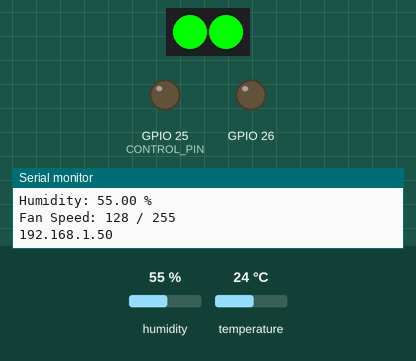
Recording of a program running on a simulated ESP32. On the bench: 2 RGB LEDs in strip order, left to right, output pins drawn as LEDs (lit = HIGH), the last lines printed to the serial monitor. Inputs (shaded band) come from the test bench; at power-on: temperature 24 °C, humidity 55 %. WiFi joins after 1.5 s; servers stay silent unless stated.

Above: at 2.7 s.
2.8 s: temperature set to 24.6 °C
4.8 s: temperature set to 25.4 °C
At 7.0 s:
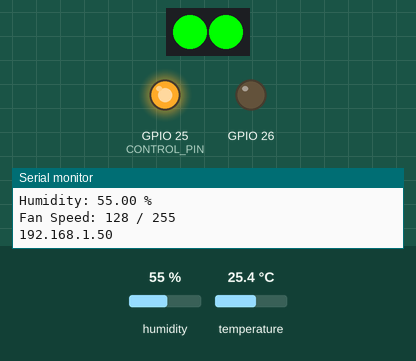
7.3 s: temperature set to 12 °C
At 8.3 s:
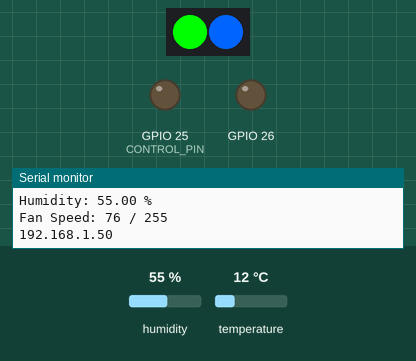
9.5 s: temperature set to 41 °C
At 11.3 s:
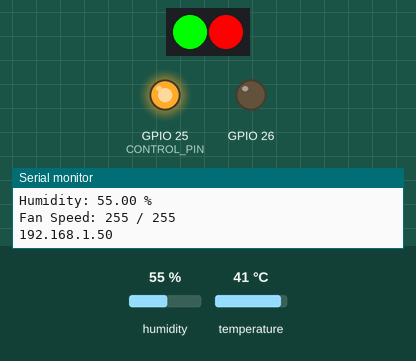
11.6 s: temperature set to 40.4 °C
13.4 s: temperature set to 39.4 °C
At 15.3 s:
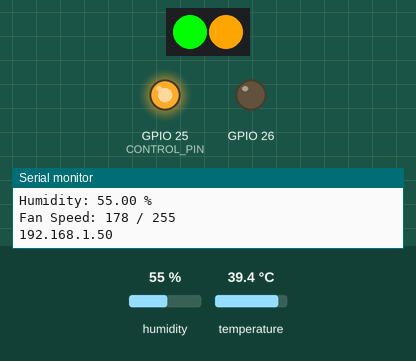
Timing chart, 0 to 16.8 s (numbered marks = the images above; inputs shaded):
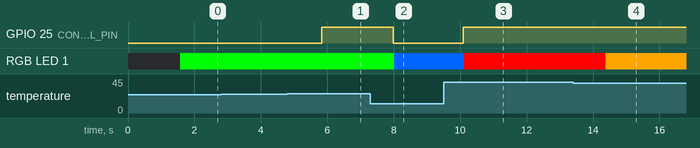

Measured:
- the behaviour switches between 25 and 25.1 °C on temperature (found by bisection; images 0 and 1)
- the behaviour switches between 40 and 39.9 °C on temperature (found by bisection; images 3 and 4)
- after the input at 4.8 s, GPIO 25 (CONTROL_PIN): LOW → HIGH after 1.0 s
- after the input at 7.3 s, GPIO 25 (CONTROL_PIN): HIGH → LOW after 0.68 s; RGB LED 1: RGB(0, 255, 0) → RGB(0, 100, 255) after 0.72 s
- after the input at 9.5 s, GPIO 25 (CONTROL_PIN): LOW → HIGH after 0.59 s; RGB LED 1: RGB(0, 100, 255) → RGB(255, 0, 0) after 0.63 s
- after the input at 13.4 s, RGB LED 1: RGB(255, 0, 0) → RGB(255, 165, 0) after 0.98 s

The program:

main.cpp
```cpp
#include "LedControl.h"
#include "FanControl.h"
#include <Adafruit_SHT31.h>
#include <SPI.h>
#include <WiFi.h>
#include <ESPAsyncWebServer.h>
#include <ArduinoOTA.h>

const char *ssid = "Notel_OFFICE";
const char *password = "7222ce33";

LedControl ledControl(2, 33);
FanControl fanControl(0, 50, 26, 8);
Adafruit_SHT31 sht31;

AsyncWebServer server(80);

void setup()
{
  Serial.begin(115200);
  WiFi.mode(WIFI_STA);
  WiFi.begin(ssid, password);

  ArduinoOTA.setPort(3232);
  ArduinoOTA.setHostname("notelbox_esp32");
  ArduinoOTA.setPassword("admin");

  ArduinoOTA.onStart([]()
  {
    String type;
    if (ArduinoOTA.getCommand() == U_FLASH) {
      type = "sketch";
    } else { // U_SPIFFS
      type = "filesystem";
    }
    // NOTE: if updating SPIFFS this would be the place to unmount SPIFFS using SPIFFS.end()
    Serial.println("Start updating " + type); });

  ArduinoOTA.onEnd([](){ Serial.println("\nEnd"); });

  ArduinoOTA.onProgress([](unsigned int progress, unsigned int total){ Serial.printf("Progress: %u%%\r", (progress / (total / 100))); });

  ArduinoOTA.onError([](ota_error_t error)
  {
    Serial.printf("Error[%u]: ", error);
    if (error == OTA_AUTH_ERROR) {
      Serial.println("Auth Failed");
    } else if (error == OTA_BEGIN_ERROR) {
      Serial.println("Begin Failed");
    } else if (error == OTA_CONNECT_ERROR) {
      Serial.println("Connect Failed");
    } else if (error == OTA_RECEIVE_ERROR) {
      Serial.println("Receive Failed");
    } else if (error == OTA_END_ERROR) {
      Serial.println("End Failed");
    }
  });

  ArduinoOTA.begin();
  Serial.println("Ready");
  Serial.print("IP address: ");
  Serial.println(WiFi.localIP());

  while (WiFi.waitForConnectResult() != WL_CONNECTED)
  {
    Serial.println("Connection Failed! Rebooting...");
    delay(5000);
    ESP.restart();
  }
  server.on("/", HTTP_GET, [](AsyncWebServerRequest *request){ request->send(200, "text/plain", "Hello, ESP32!"); });
  server.begin();
  Serial.println("Web server started");

  pinMode(25, OUTPUT);
  ledControl.setup();
  fanControl.setup();
  Wire.begin(14, 27);
  Serial.begin(9600);
  bool sensorWorking = sht31.begin(0x44);
  ledControl.setStatusColor(sensorWorking);
}

void loop()
{
  ArduinoOTA.handle();
  float temperature = sht31.readTemperature();
  fanControl.charging_control(temperature);
  float humidity = sht31.readHumidity();
  ledControl.setTemperatureColor(temperature);
  fanControl.setFanSpeed(temperature);
  Serial.print("Temperature: ");
  Serial.print(temperature);
  Serial.println(" °C");
  Serial.print("Humidity: ");
  Serial.print(humidity);
  Serial.println(" %");
  Serial.print("Fan Speed: ");
  Serial.print(fanControl.getFanSpeed());
  Serial.println(" / 255");
  Serial.println(WiFi.localIP());
  delay(1000);
}
```

FanControl.cpp
```cpp
#include "FanControl.h"
#include <SPI.h>
FanControl::FanControl(uint8_t channel, uint32_t frequency, uint8_t pin, uint8_t resolution) : channel(channel)
{
    ledcSetup(channel, frequency, resolution);
    ledcAttachPin(pin, channel);
}

void FanControl::setup()
{
}
void FanControl::charging_control(float temperature) {
    if (temperature > 25) {
        digitalWrite(25, HIGH);
        Serial.println("Relay Status: HIGH");
    } else {
        digitalWrite(25, LOW);
        Serial.println("Relay Status: LOW");
    }
}
void FanControl::setFanSpeed(float temperature)
{
    int speed;
    if (temperature < 0)
    {
        speed = 0;
    }
    else if (temperature < 10)
    {
        speed = 25;
    }
    else if (temperature < 20)
    {
        speed = 76;
    }
    else if (temperature < 35)
    {
        charging_control(temperature);
        speed = 128;
    }
    else if (temperature < 40)
    {
        charging_control(temperature);
        speed = 178;
    }
    else
    {
        speed = 255;
    }
    currentSpeed = speed;
}
```

FanControl.h
```cpp
#ifndef FANCONTROL_H
#define FANCONTROL_H

#include <Arduino.h>
#include <SPI.h>
class FanControl {
public:
    FanControl(uint8_t channel, uint32_t frequency, uint8_t pin, uint8_t resolution);
    void setup();
    void charging_control(float temperature);
    void setFanSpeed(float temperature);
    int getFanSpeed() const { return currentSpeed; }
private:
    uint8_t CONTROL_PIN = 25;
    uint8_t channel;
    int currentSpeed;
};

#endif
```

LedControl.cpp
```cpp
#include "LedControl.h"
#include <SPI.h>
LedControl::LedControl(uint16_t numPixels, uint16_t pin) : strip(numPixels, pin, NEO_GRBW + NEO_KHZ800) {}

void LedControl::setup()
{
    strip.begin();
    show();
}

void LedControl::setPixelColor(uint16_t n, uint32_t color)
{
    strip.setPixelColor(n, color);
}
void LedControl::setStatusColor(bool sensorStatus)
{
    if (sensorStatus)
    {
        setPixelColor(0, strip.Color(0, 255, 0));
    }
    else
    {
        setPixelColor(0, strip.Color(255, 0, 0));
    }
    show();
}

void LedControl::show()
{
    strip.show();
}

void LedControl::setTemperatureColor(float temperature)
{

    uint32_t color;
    if (temperature < 0)
    {
        color = strip.Color(255, 0, 120);
    }
    else if (temperature < 10)
    {
        color = strip.Color(0, 0, 255);
    }
    else if (temperature < 20)
    {
        color = strip.Color(0, 100, 255);
    }
    else if (temperature < 35)
    {
        color = strip.Color(0, 255, 0);
    }
    else if (temperature < 40)
    {
        color = strip.Color(255, 165, 0);
    }
    else
    {
        color = strip.Color(255, 0, 0);
    }
    setPixelColor(1, color);
    show();
}
```

ledControl.h
```cpp
#ifndef LEDCONTROL_H
#define LEDCONTROL_H

#include <Adafruit_NeoPixel.h>
#include <SPI.h>
class LedControl {
public:
    LedControl(uint16_t numPixels, uint16_t pin);
    void setup();
    void setPixelColor(uint16_t n, uint32_t color);
    void show();
    void setTemperatureColor(float temperature);
    void setStatusColor(bool sensorStatus);

private:
    Adafruit_NeoPixel strip;
};

#endif
```
